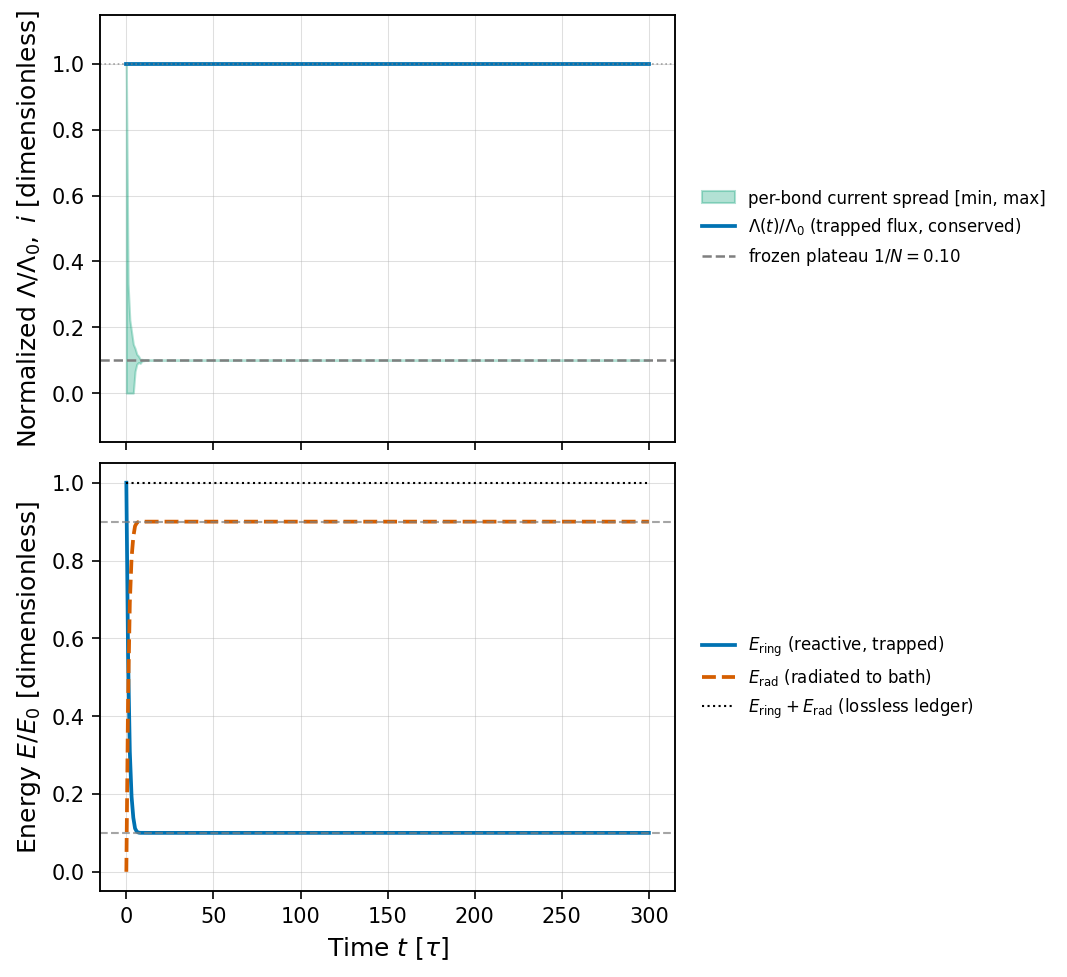

Source code (Python):
"""x40 — the 10-ring closure transient: the derivable stick/slip split.

SECTOR HEADER (binding).
  MODE     formation-epoch transient — a single nucleation at the growth front,
           the moment one new bond closes onto the settled lattice.
  REGIME   lossless. Linear TL abstraction at a fixed operating point; the
           Axiom-4 kernel is NOT engaged (any constant saturation is absorbed
           into Z0). Kernel-independence at this abstraction is a stated model
           scope, not a claim about the saturated front.
  SECTOR   winding-vs-wave. The trapped DC mesh circulation is GRAPH-register
           content (winding/counting bin); the AC transient is on-line wave
           content radiated to the bath. The mesh quantity is the loop flux
           linkage Lambda = sum over ring bonds — a 2-cochain, NOT a per-node
           Cartesian proxy.
  VOCAB    reactive / trapped / radiated — never "loss." Each ring node's stub
           is the matched bath port (energy carried away down a semi-infinite
           lossless line), not a resistor.

WHAT THIS COMPUTES.
  Each nucleation = a switch closure connecting a new bond carrying inherited
  circulation i(0) = I_parent to the settled lattice. The lossless split:
    (1) a DC loop current TRAPPED in the smallest closed mesh (frozen winding),
    (2) an AC transient RADIATED into the semi-infinite Z0 stub lines.
  Headline (substrate-native TLM): trapped energy fraction f_E = L_bond/L_loop
  = 1/N = 1/10 EXACTLY (radiated 9/10); flux banks WHOLE (Lambda conserved
  100%). Second axis (KEEP-BOTH, geometric): f_E^(geom) = 1/(N + sum m_jk) with
  the Neumann mutual terms of the actual skew ring — see x40_neumann_second_axis.

ANTI-INSTALL (gate G-E).
  This module works in DIMENSIONLESS units end-to-end: Z0 = 1, per-bond delay
  tau = 1, length l = 1 => L_bond = Z0*tau = 1, C_bond = tau/Z0 = 1. It imports
  NO dimensional constant from ave.core.constants (no OMEGA_C, M_E, HBAR, ALPHA,
  L_NODE, ...). The load-bearing identity L_bond = mu0*l = Z0*tau makes the
  split fraction scale-free by construction; only ring topology (and, on the
  second axis, ring geometry) survives. `scan_for_dimensional_constants` is the
  machine check of this claim (applied to this file by the test suite).

Frozen prereg: research/2026-07-10_x40-ring-closure-transient_prereg_FROZEN.md
Brief:         _orchestration/2026-07-10_x40-ring-closure-brief.md
"""

from __future__ import annotations

import ast
from dataclasses import dataclass

import numpy as np

from ave.core.chiral_lattice import build_srs_net, ring_coords
from ave.topological.srs_dec import MIN_SRS_L, SRS_GIRTH, enumerate_girth_faces

# ─────────────────────────────────────────────────────────────────────────────
# Ring topology — N is ASSERTED against an INDEPENDENT BFS girth AND the canonical
# SRS_GIRTH (gate G-D). NOTE: enumerate_girth_faces pre-filters to length
# SRS_GIRTH, so it alone CANNOT witness a smaller true girth (e.g. an L=2 supercell
# whose PBC-folded true girth is 8 still yields spurious length-10 cycles). The BFS
# shortest-cycle is the genuine independent check that makes G-D fireable.
# ─────────────────────────────────────────────────────────────────────────────


def _bfs_girth(neighbors: list) -> int:
    """Girth (shortest-cycle length) by BFS from every node — an INDEPENDENT check.

    Not pre-filtered to any target length: this is the honest witness that the net
    genuinely has girth SRS_GIRTH. (enumerate_girth_faces only ever returns
    length-SRS_GIRTH cycles, so it cannot itself detect a smaller true girth.)
    """
    from collections import deque

    n = len(neighbors)
    best = 1 << 30
    for s in range(n):
        dist = [-1] * n
        par = [-1] * n
        dist[s] = 0
        dq = deque([s])
        while dq:
            u = dq.popleft()
            for v in neighbors[u]:
                if dist[v] == -1:
                    dist[v] = dist[u] + 1
                    par[v] = u
                    dq.append(v)
                elif par[u] != v:
                    c = dist[u] + dist[v] + 1
                    if c < best:
                        best = c
    return int(best)


def assert_srs_girth(net, faces: list | None = None) -> int:
    """Three-way G-D assertion: BFS girth == enumeration length == SRS_GIRTH.

    Returns N (== SRS_GIRTH) or raises (G-D FAIL). Fireable: an L=2 net (true BFS
    girth 8) FAILS here even though enumerate_girth_faces returns spurious
    length-10 cycles — the independent BFS girth is what catches it.
    """
    if faces is None:
        faces = enumerate_girth_faces(net)
    if not faces:
        raise RuntimeError("enumerate_girth_faces returned no cycles — cannot verify girth")
    enum_len = sorted({len(f) for f in faces})
    if enum_len != [SRS_GIRTH]:
        raise RuntimeError(f"enumeration lengths {enum_len} != [{SRS_GIRTH}] (G-D FAIL)")
    g_bfs = _bfs_girth(net.neighbors)
    if g_bfs != SRS_GIRTH:
        raise RuntimeError(
            f"independent BFS girth {g_bfs} != enumeration length {SRS_GIRTH} "
            f"(spurious PBC-folded rings; G-D FAIL)"
        )
    return SRS_GIRTH


@dataclass(frozen=True)
class Ring:
    """One smallest mesh of the srs net: the closed 10-cycle the new bond completes."""

    nodes: tuple[int, ...]  # cyclic node order (carries face orientation)
    coords: np.ndarray  # (N, 3) PBC-unwrapped Cartesian coords, ring order
    N: int  # ring length == girth; asserted == 10


def derive_ring(L: int = MIN_SRS_L, enantiomorph: str = "right") -> Ring:
    """Build an L>=3 srs net, verify its girth independently, return one ring.

    N is asserted against an INDEPENDENT BFS shortest-cycle girth AND the canonical
    SRS_GIRTH (not merely read off enumerate_girth_faces, which pre-filters to
    SRS_GIRTH and so cannot witness a smaller true girth). An L=2 supercell has true
    girth 8 (PBC-folded) yet enumerate_girth_faces returns spurious length-10 cycles
    — the BFS check in `assert_srs_girth` is what catches that (G-D). The L-guard
    below is a SEPARATE, earlier protection.
    """
    if L < MIN_SRS_L:
        raise ValueError(f"L={L} < MIN_SRS_L={MIN_SRS_L}: PBC folds girth-10 into spurious 8-rings")
    net = build_srs_net(L=L, enantiomorph=enantiomorph)
    faces = enumerate_girth_faces(net)
    N = assert_srs_girth(net, faces=faces)  # three-way G-D (BFS girth == enum len == SRS_GIRTH)
    ring_nodes = faces[0]
    coords = ring_coords(net, ring_nodes)
    return Ring(nodes=tuple(ring_nodes), coords=coords, N=N)


# ─────────────────────────────────────────────────────────────────────────────
# The exact synchronous TLM bounce model (dimensionless: Z0 = tau = l = 1).
#
# Nodes 0..N-1 cyclic; bond k connects node k -> node k+1. Two directed wave
# samples per bond: p[k] travels k->k+1, m[k] travels k+1->k. Each node is the
# equal-Z0 3-port shunt (2 ring ports + 1 matched stub), S_pq = 2/n - delta_pq
# (n=3): S_jj = -1/3, S_jk = 2/3. The stub reflected wave = node voltage v_k;
# it leaves down the semi-infinite line and never returns (radiated ledger).
# ─────────────────────────────────────────────────────────────────────────────


def initial_condition(N: int, I_parent: float = 1.0, closing_bond: int = 0) -> tuple[np.ndarray, np.ndarray]:
    """IC: uniform current I_parent on the closing bond, v = 0, all else quiescent.

    v = 0 => p + m = 0; i = (p - m)/Z0 = I_parent => p = +I_parent/2, m = -I_parent/2
    (the equal counter-propagating wave decomposition).
    """
    p = np.zeros(N)
    m = np.zeros(N)
    p[closing_bond] = I_parent / 2.0
    m[closing_bond] = -I_parent / 2.0
    return p, m


def step(
    p: np.ndarray,
    m: np.ndarray,
    *,
    bond_loss: float = 0.0,
    loss_bond: int = 0,
) -> tuple[np.ndarray, np.ndarray, np.ndarray]:
    """One synchronous scatter+connect tick. Returns (p_new, m_new, v).

    v_k       = (2/3)(p[k-1] + m[k])   node voltage = stub reflected (radiated) wave
    p_new[k]  = v_k - m[k]             reflected onto +ring port at node k
    m_new[k]  = v[k+1] - p[k]          reflected onto -ring port (from node k+1)

    `bond_loss` in (0,1] plants a series resistance on one ring bond (SABOTAGE
    S1): the crossing waves are attenuated by sqrt(1 - bond_loss). Lossless
    physics uses bond_loss = 0.0.
    """
    p_left_in = np.roll(p, 1)  # p_left_in[k] = p[k-1]
    v = (2.0 / 3.0) * (p_left_in + m)  # node voltage (= stub reflected wave)
    p_new = v - m
    m_new = np.roll(v, -1) - p  # m_new[k] = v[k+1] - p[k]
    if bond_loss > 0.0:
        gamma = np.sqrt(max(0.0, 1.0 - bond_loss))
        p_new[loss_bond] *= gamma
        m_new[loss_bond] *= gamma
    return p_new, m_new, v


def flux_linkage(p: np.ndarray, m: np.ndarray) -> float:
    """Loop flux linkage Lambda = sum_k L_bond * i_k = sum_k (p_k - m_k) (L_bond=1)."""
    return float(np.sum(p - m))


def bond_currents(p: np.ndarray, m: np.ndarray) -> np.ndarray:
    """Per-bond current i_k = (p_k - m_k)/Z0 = p_k - m_k (Z0 = 1)."""
    return p - m


def ring_energy(p: np.ndarray, m: np.ndarray) -> float:
    """In-flight ring energy E_ring = sum_k (p_k^2 + m_k^2) (L_bond = C_bond = 1)."""
    return float(np.sum(p * p + m * m))


@dataclass
class Transient:
    """Recorded closure transient over the window [0, n_ticks] (all in units of tau)."""

    t: np.ndarray  # (T+1,) tick index, units of tau
    Lambda: np.ndarray  # (T+1,) loop flux linkage Lambda(t)
    E_ring: np.ndarray  # (T+1,) in-flight ring energy
    E_rad: np.ndarray  # (T+1,) cumulative radiated (to bath) energy
    i_min: np.ndarray  # (T+1,) min per-bond current
    i_max: np.ndarray  # (T+1,) max per-bond current
    i_mean: np.ndarray  # (T+1,) mean per-bond current (= Lambda/N exactly)
    E0: float  # initial energy
    Lambda0: float  # initial flux linkage
    N: int
    currents_final: np.ndarray  # (N,) final per-bond DC current profile


def simulate(
    N: int,
    n_ticks: int = 300,
    I_parent: float = 1.0,
    closing_bond: int = 0,
    *,
    bond_loss: float = 0.0,
    loss_bond: int = 0,
    drop_stub: int | None = None,
) -> Transient:
    """Evolve the closure transient for `n_ticks` synchronous TLM ticks.

    `bond_loss`   > 0 plants series resistance on `loss_bond` (SABOTAGE S1).
    `drop_stub`   != None omits that node's stub outflow from the radiated
                  ledger only — the dynamics are UNCHANGED; the accounting loses
                  energy (SABOTAGE S3, targets G-C alone).
    """
    p, m = initial_condition(N, I_parent=I_parent, closing_bond=closing_bond)
    E0 = ring_energy(p, m)
    Lambda0 = flux_linkage(p, m)

    T = n_ticks
    t = np.arange(T + 1)
    Lam = np.empty(T + 1)
    Er = np.empty(T + 1)
    Erad = np.empty(T + 1)
    imin = np.empty(T + 1)
    imax = np.empty(T + 1)
    imean = np.empty(T + 1)

    E_rad = 0.0
    ic = bond_currents(p, m)
    Lam[0], Er[0], Erad[0] = Lambda0, E0, 0.0
    imin[0], imax[0], imean[0] = ic.min(), ic.max(), ic.mean()

    for k in range(1, T + 1):
        p, m, v = step(p, m, bond_loss=bond_loss, loss_bond=loss_bond)
        rad_node = v * v
        if drop_stub is None:
            E_rad += float(np.sum(rad_node))
        else:  # S3: silently drop one stub from the ledger (dynamics unchanged)
            E_rad += float(np.sum(rad_node) - rad_node[drop_stub])
        ic = bond_currents(p, m)
        Lam[k] = flux_linkage(p, m)
        Er[k] = ring_energy(p, m)
        Erad[k] = E_rad
        imin[k], imax[k], imean[k] = ic.min(), ic.max(), ic.mean()

    return Transient(
        t=t, Lambda=Lam, E_ring=Er, E_rad=Erad, i_min=imin, i_max=imax, i_mean=imean,
        E0=E0, Lambda0=Lambda0, N=N, currents_final=bond_currents(p, m),
    )


# ─────────────────────────────────────────────────────────────────────────────
# Gate G-E — the ANTI-INSTALL scanner (machine-checked, AST-based).
#
# Any import from `ave.core.constants`, any import of a forbidden dimensional
# constant NAME from ANY module (aliased or not), or any use of a forbidden name,
# is an automatic FAIL. AST-based (Name / Import / ImportFrom / Attribute nodes
# only) so a mention inside a docstring or comment does NOT trip it — only a live
# code reference does.
#
# SCOPE (honest limitation): this gate guards against dimensional-constant IMPORTS
# by name/module and direct name/attribute uses. It does NOT (and statically
# CANNOT — undecidable) catch every conceivable runtime scale injection, e.g. a
# scale returned by an arbitrarily-named helper. That residual is covered NOT by
# this scanner but by CONSTRUCTION: the headline is manifestly scale-free
# (Z0 = tau = ell = 1 dimensionless units + integer ring topology), so no
# dimensional scale can enter the split even if one were smuggled in.
# ─────────────────────────────────────────────────────────────────────────────

FORBIDDEN_CONSTANTS: frozenset[str] = frozenset({
    "OMEGA_C", "M_E", "HBAR", "ALPHA", "L_NODE", "L_CELL", "C_CELL",
    "Z_0", "C_0", "V_SNAP", "Q_TANK", "EPS_0", "MU_0", "ELL_NODE",
})
_CONSTANTS_MODULE = "ave.core.constants"


def scan_for_dimensional_constants(source_path: str) -> list[str]:
    """Return a list of anti-install violations found in `source_path` (empty = clean).

    Flags: (1) any `import ave.core.constants` / `from ave.core.constants import`;
    (2) any forbidden dimensional-constant NAME imported from ANY module (aliased
    or not — a forbidden name is forbidden wherever it is re-exported from);
    (3) any Name node whose id is a forbidden constant; (4) any attribute access
    `<x>.<FORBIDDEN>`. Docstrings/comments are Constant (str) nodes and are NOT
    scanned. See the SCOPE note above for the static-analysis limitation.
    """
    with open(source_path, encoding="utf-8") as fh:
        tree = ast.parse(fh.read(), filename=source_path)
    violations: list[str] = []
    for node in ast.walk(tree):
        if isinstance(node, ast.ImportFrom):
            mod = node.module or ""
            if mod.startswith(_CONSTANTS_MODULE):
                names = ", ".join(a.name for a in node.names)
                violations.append(f"line {node.lineno}: from {mod} import {names}")
            else:  # a forbidden NAME re-exported from any other module
                for a in node.names:
                    if a.name in FORBIDDEN_CONSTANTS:
                        asn = f" as {a.asname}" if a.asname else ""
                        violations.append(
                            f"line {node.lineno}: from {mod} import {a.name}{asn} "
                            f"(forbidden constant name, any module)"
                        )
        elif isinstance(node, ast.Import):
            for a in node.names:
                if a.name.startswith(_CONSTANTS_MODULE):
                    violations.append(f"line {node.lineno}: import {a.name}")
        elif isinstance(node, ast.Name) and node.id in FORBIDDEN_CONSTANTS:
            violations.append(f"line {node.lineno}: use of dimensional constant '{node.id}'")
        elif isinstance(node, ast.Attribute) and node.attr in FORBIDDEN_CONSTANTS:
            violations.append(f"line {node.lineno}: attribute access '.{node.attr}'")
    return violations


# ─────────────────────────────────────────────────────────────────────────────
# E4 — the Neumann-mutual SECOND AXIS (KEEP-BOTH; the genuinely open number).
#
# L_loop^(geom) = N*L_self + sum_{j!=k} M_jk, with the SELF footing fixed at the
# canonical TLM per-bond mu0*l (substrate-native) — NOT the divergent filament
# self-inductance. M_jk = (mu0/4pi) oint_j oint_k (dl_j . dl_k)/|r_j - r_k| over
# the ACTUAL skew ring, consistent signed orientation. Reported as a SEPARATE
# characterization axis (mixed footing declared); the headline stays the TLM 1/10.
#
# Method: reduce the double Neumann integral to a 1-D outer integral of the exact
# inner segment potential. Adjacent bonds share a vertex => integrable log
# endpoint singularity, flagged to the quadrature.
# ─────────────────────────────────────────────────────────────────────────────


def _segment_potential(r: np.ndarray, c: np.ndarray, bhat: np.ndarray, length: float) -> float:
    """G_k(r) = integral_0^length dt / |r - (c + t*bhat)|  (exact closed form).

    = asinh((L - t0)/h) - asinh(-t0/h), t0 = (r-c).bhat, h = perp distance.
    Uses the equivalent log-ratio form; +inf only at a point ON the segment
    (the shared vertex) where the outer integral's log singularity is integrable.
    """
    w = r - c
    t0 = float(w @ bhat)
    perp2 = float(w @ w) - t0 * t0
    h2 = max(perp2, 0.0)
    a = length - t0
    b = -t0
    num = a + np.sqrt(a * a + h2)
    den = b + np.sqrt(b * b + h2)
    if den <= 0.0 or num <= 0.0:  # exactly on the segment line at/through the vertex
        den = max(den, 1e-300)
        num = max(num, 1e-300)
    return float(np.log(num) - np.log(den))


def mutual_inductance(seg_j: np.ndarray, seg_k: np.ndarray) -> float:
    """Neumann mutual inductance M_jk (mu0 = 1) between two oriented straight bonds.

    seg = (2,3) endpoints [P_start, P_end]; the current direction is P_start->P_end
    (the signed ring orientation). Adjacent bonds sharing a vertex are handled by
    flagging the singular abscissa to the adaptive quadrature.
    """
    from scipy.integrate import quad

    a0, a1 = seg_j[0], seg_j[1]
    c0, c1 = seg_k[0], seg_k[1]
    da = a1 - a0
    dc = c1 - c0
    L1 = float(np.linalg.norm(da))
    L2 = float(np.linalg.norm(dc))
    ahat = da / L1
    chat = dc / L2
    dot = float(ahat @ chat)  # sign of the mutual rides on the orientation dot

    # singular abscissae: s where r1(s) coincides with a shared vertex of seg_k
    sing = []
    for vtx in (c0, c1):
        s = float((vtx - a0) @ ahat)
        if -1e-9 <= s <= L1 + 1e-9 and np.linalg.norm(a0 + s * ahat - vtx) < 1e-9:
            sing.append(min(max(s, 0.0), L1))

    def integrand(s: float) -> float:
        return _segment_potential(a0 + s * ahat, c0, chat, L2)

    val, _ = quad(integrand, 0.0, L1, points=sing or None, limit=200)
    return (1.0 / (4.0 * np.pi)) * dot * val


def neumann_second_axis(ring: Ring) -> dict[str, float]:
    """Compute the geometric second axis over the actual skew ring.

    Returns Sigma m_jk (ordered-pair sum), f_E^(geom), and the split of Sigma
    into adjacent (shared-vertex) vs non-adjacent contributions. Footing: self =
    mu0*l (TLM), mutuals = Neumann. m_jk = M_jk/(mu0*l); l = mean bond length.
    """
    P = ring.coords
    N = ring.N
    segs = [np.array([P[k], P[(k + 1) % N]]) for k in range(N)]
    ell = float(np.mean([np.linalg.norm(s[1] - s[0]) for s in segs]))

    sum_m = 0.0
    sum_adj = 0.0
    sum_nonadj = 0.0
    for j in range(N):
        for k in range(N):
            if j == k:
                continue
            M = mutual_inductance(segs[j], segs[k])
            m = M / ell  # normalize by mu0*l (mu0 = 1)
            sum_m += m
            if k in ((j + 1) % N, (j - 1) % N):
                sum_adj += m
            else:
                sum_nonadj += m
    f_E_geom = 1.0 / (N + sum_m)
    return {
        "sum_m_jk": sum_m,
        "sum_m_adjacent": sum_adj,
        "sum_m_nonadjacent": sum_nonadj,
        "f_E_geom": f_E_geom,
        "L_loop_geom_over_mu0l": N + sum_m,
        "ell": ell,
        "N": float(N),
    }


# ─────────────────────────────────────────────────────────────────────────────
# E5 — the cut/cycle (T-even / T-odd) Hodge split of the injected current
# (post-freeze amendment). The srs edge space E = cut-space (im d1^T, gradient,
# T-even bond strain) (+) cycle-space (ker d1, divergence-free circulation, T-odd
# loop current). Project i(0) = delta(closing edge); |P_cut d_e|^2 = R_eff(e).
# For an otherwise-tree-local 10-ring, R_eff = 9/10 => cut:cycle = 9:1, and the
# T-odd cycle fraction = 1/10 EQUALS the E2 energy split (the divergence-free part
# is exactly what the matched stubs cannot drain). Gate G-F checks the split is a
# genuine orthogonal decomposition; `perturb` plants the S4 non-orthogonal basis.
# ─────────────────────────────────────────────────────────────────────────────


def _ring_incidence(N: int) -> np.ndarray:
    """Node x edge incidence d1 of the oriented N-cycle (edge k: node k -> k+1).

    The ring-restriction of the srs boundary_1 (reused machinery); a clean cyclic
    incidence is the tree-local nucleation-front subgraph the injected bond closes.
    """
    B = np.zeros((N, N))
    for k in range(N):
        B[k, k] = -1.0  # tail
        B[(k + 1) % N, k] = +1.0  # head
    return B


def hodge_split_injected_current(ring: Ring, closing_edge: int = 0, perturb: float = 0.0) -> dict[str, float]:
    """Cut/cycle projection of i(0) on the tree-local nucleation ring (PRIMARY, E5).

    `perturb` > 0 skews the cycle projector by +perturb*P_cut (SABOTAGE S4): the
    two subspaces then overlap and G-F FIRES. Lossless/clean physics: perturb=0.
    """
    N = ring.N
    B = _ring_incidence(N)
    lap = B @ B.T
    P_cut = B.T @ np.linalg.pinv(lap) @ B
    P_cyc = np.eye(N) - P_cut
    if perturb > 0.0:
        P_cyc = P_cyc + perturb * P_cut  # oblique / non-orthogonal (planted S4 fault)

    i0 = np.zeros(N)
    i0[closing_edge] = 1.0
    norm2 = float(i0 @ i0)
    cut = float((P_cut @ i0) @ i0)
    cyc = float((P_cyc @ i0) @ i0)
    gf_ortho = float((P_cut @ i0) @ (P_cyc @ i0)) / norm2
    gf_complete = abs(cut + cyc - norm2) / norm2
    gf_projsum = float(np.max(np.abs((P_cut + P_cyc) - np.eye(N))))
    return {
        "cut_fraction_T_even": cut / norm2,
        "cycle_fraction_T_odd": cyc / norm2,
        "b1_cycle_dim": float(round(float(np.trace(P_cyc)))),
        "G_F_ortho": gf_ortho,
        "G_F_completeness": gf_complete,
        "G_F_projsum_max": gf_projsum,
    }


def hodge_split_fullnet(L: int = MIN_SRS_L, enantiomorph: str = "right") -> dict[str, float]:
    """Cut/cycle of the SAME single edge on the FULL srs net (SECONDARY, KEEP-BOTH).

    Reuses srs_dec.boundary_1. Extra parallel paths lower R_eff below 9/10, so the
    cycle fraction is LARGER than the tree-local 1/10 — the qualifier is load-bearing.
    """
    from ave.topological.srs_dec import boundary_1

    net = build_srs_net(L=L, enantiomorph=enantiomorph)
    faces = enumerate_girth_faces(net)
    ring = faces[0]
    D1, edges = boundary_1(net)
    D1 = D1.toarray()
    edge_index = {tuple(sorted(e)): idx for idx, e in enumerate(edges)}
    ei = edge_index[tuple(sorted((ring[0], ring[1])))]
    ne = D1.shape[1]
    lap = D1 @ D1.T
    b = D1[:, ei]
    cut = float(b @ np.linalg.pinv(lap) @ b)
    return {
        "cut_fraction_T_even_fullnet": cut,
        "cycle_fraction_T_odd_fullnet": 1.0 - cut,
        "b1_fullnet": float(ne - net.n_nodes + 1),
        "n_edges_fullnet": float(ne),
    }


def _newell_normal(P: np.ndarray) -> np.ndarray:
    """Newell area-weighted unit normal of a (possibly non-planar) polygon ring."""
    n = np.zeros(3)
    m = len(P)
    for k in range(m):
        a, b = P[k], P[(k + 1) % m]
        n[0] += (a[1] - b[1]) * (a[2] + b[2])
        n[1] += (a[2] - b[2]) * (a[0] + b[0])
        n[2] += (a[0] - b[0]) * (a[1] + b[1])
    return n / np.linalg.norm(n)


def ring_orientation_ensemble(L: int = MIN_SRS_L, enantiomorph: str = "right") -> dict:
    """Sign-vs-orientation deliverable: ring-normal ensemble bias vs balance (E5, sign leg).

    Omega_parent enters ONLY as unit reference axes (NOT a scale) — anti-install safe.
    Returns the sign-free orientation tensor Q = <n n^T> eigenvalues, the signed mean
    |sum n|/N (0 => balanced), and mean/signed |n . Omega| for reference axes.
    """
    net = build_srs_net(L=L, enantiomorph=enantiomorph)
    faces = enumerate_girth_faces(net)
    normals = np.array([_newell_normal(ring_coords(net, f)) for f in faces])
    Q = (normals[:, :, None] * normals[:, None, :]).mean(axis=0)
    eig = np.linalg.eigvalsh(Q)
    signed_mean_norm = float(np.linalg.norm(normals.mean(axis=0)))
    axes = {
        "[001]": np.array([0.0, 0.0, 1.0]),
        "[111]": np.array([1.0, 1.0, 1.0]) / np.sqrt(3.0),
        "[110]": np.array([1.0, 1.0, 0.0]) / np.sqrt(2.0),
    }
    projections = {
        name: {"mean_abs": float(np.mean(np.abs(normals @ ax))),
               "signed_mean": float(np.mean(normals @ ax))}
        for name, ax in axes.items()
    }
    return {
        "n_rings": int(len(faces)),
        "Q_eigenvalues": [float(x) for x in eig],
        "signed_mean_normal_magnitude": signed_mean_norm,
        "omega_projections": projections,
    }


# ─────────────────────────────────────────────────────────────────────────────
# Reporting — gate metrics, the figure, and the JSON results dump.
# ─────────────────────────────────────────────────────────────────────────────


def gate_metrics(tr: Transient) -> dict[str, float]:
    """Compute the G-A / G-B / G-C headline metrics from a transient."""
    lam_dev = float(np.max(np.abs(tr.Lambda - tr.Lambda0) / abs(tr.Lambda0)))
    ledger_dev = float(np.max(np.abs(tr.E_ring + tr.E_rad - tr.E0) / tr.E0))
    i_final = tr.currents_final
    return {
        "G_A_lambda_max_rel_dev": lam_dev,
        "G_B_plateau_max_abs_dev": float(np.max(np.abs(i_final - 1.0 / tr.N))),
        "G_B_i_dc_mean": float(i_final.mean()),
        "G_C_ledger_max_rel_dev": ledger_dev,
        "f_E_trapped": float(tr.E_ring[-1] / tr.E0),
        "f_rad": float(tr.E_rad[-1] / tr.E0),
        "target_f_E": 1.0 / tr.N,
    }


def make_figure(tr: Transient, out_path) -> None:
    """WHITE house-style figure: the closure transient + energy ledger.

    Top    Lambda(t)/Lambda0 (conserved flat) and the per-bond current spread
           [min,max] with the frozen 1/N plateau line.
    Bottom the lossless energy ledger E_ring, E_rad, and their sum (units of E0).
    """
    import matplotlib.pyplot as plt

    from ave.viz.style import COLORS, apply, axis_label

    apply("print")
    fig, (ax0, ax1) = plt.subplots(2, 1, figsize=(7.0, 6.4), sharex=True)

    inv_n = 1.0 / tr.N
    ax0.fill_between(tr.t, tr.i_min, tr.i_max, color=COLORS["accent"], alpha=0.30,
                     label="per-bond current spread [min, max]")
    ax0.plot(tr.t, tr.Lambda / tr.Lambda0, color=COLORS["ave"], lw=1.8, ls="-",
             label=r"$\Lambda(t)/\Lambda_0$ (trapped flux, conserved)")
    ax0.axhline(inv_n, color=COLORS["muted"], lw=1.2, ls="--",
                label=rf"frozen plateau $1/N = {inv_n:.2f}$")
    ax0.axhline(1.0, color=COLORS["muted"], lw=0.8, ls=":", alpha=0.7)
    ax0.set_ylabel(axis_label("Normalized", r"\Lambda/\Lambda_0,\ i", ""))
    ax0.set_ylim(-0.15, 1.15)
    ax0.legend(loc="center left", bbox_to_anchor=(1.02, 0.5), frameon=False, fontsize=8)

    ax1.plot(tr.t, tr.E_ring / tr.E0, color=COLORS["ave"], lw=1.8, ls="-",
             label=r"$E_\mathrm{ring}$ (reactive, trapped)")
    ax1.plot(tr.t, tr.E_rad / tr.E0, color=COLORS["comparison"], lw=1.8, ls="--",
             label=r"$E_\mathrm{rad}$ (radiated to bath)")
    ax1.plot(tr.t, (tr.E_ring + tr.E_rad) / tr.E0, color=COLORS["data"], lw=1.0, ls=":",
             label=r"$E_\mathrm{ring}+E_\mathrm{rad}$ (lossless ledger)")
    ax1.axhline(inv_n, color=COLORS["muted"], lw=1.0, ls="--", alpha=0.7)
    ax1.axhline(1.0 - inv_n, color=COLORS["muted"], lw=1.0, ls="--", alpha=0.7)
    ax1.set_ylabel(axis_label("Energy", "E/E_0", ""))
    ax1.set_xlabel(axis_label("Time", "t", r"$\tau$"))
    ax1.set_ylim(-0.05, 1.05)
    ax1.legend(loc="center left", bbox_to_anchor=(1.02, 0.5), frameon=False, fontsize=8)

    fig.savefig(out_path, facecolor=fig.get_facecolor(), bbox_inches="tight", dpi=150)
    plt.close(fig)


def main() -> dict:
    """Run the full x40 lane: transient + gates + E4 + figure + JSON dump."""
    import json
    from pathlib import Path

    here = Path(__file__).resolve().parent
    out_dir = here / "_output"
    out_dir.mkdir(exist_ok=True)
    fig_path = here / "x40_ring_closure_transient.png"  # tracked (cited render)

    ring = derive_ring()
    tr = simulate(ring.N, n_ticks=300)
    gm = gate_metrics(tr)
    e4 = neumann_second_axis(ring)
    e5 = hodge_split_injected_current(ring)
    e5_full = hodge_split_fullnet()
    orient = ring_orientation_ensemble()
    ge = scan_for_dimensional_constants(str(Path(__file__).resolve()))

    results = {
        "N_derived": ring.N,
        "ring_nodes": list(ring.nodes),
        "gates": gm,
        "G_D_N": ring.N,
        "G_E_self_scan_violations": ge,
        "E4_second_axis": e4,
        "E5_cut_cycle_split": e5,
        "E5_cut_cycle_fullnet": e5_full,
        "E5_orientation_ensemble": orient,
        "headline_f_E_TLM": gm["target_f_E"],
        "dynamical_residue_equals_cycle_projection": abs(gm["f_E_trapped"] - e5["cycle_fraction_T_odd"]),
    }
    make_figure(tr, fig_path)
    with open(out_dir / "x40_ring_closure_transient_results.json", "w", encoding="utf-8") as fh:
        json.dump(results, fh, indent=2)
    return results


if __name__ == "__main__":
    import json as _json

    print(_json.dumps(main(), indent=2))
